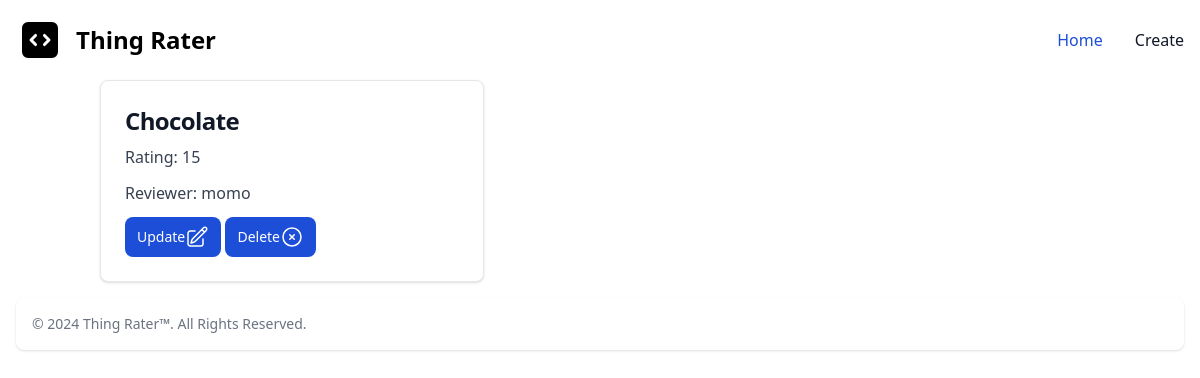
The page /4/ on the database as committed earlier.
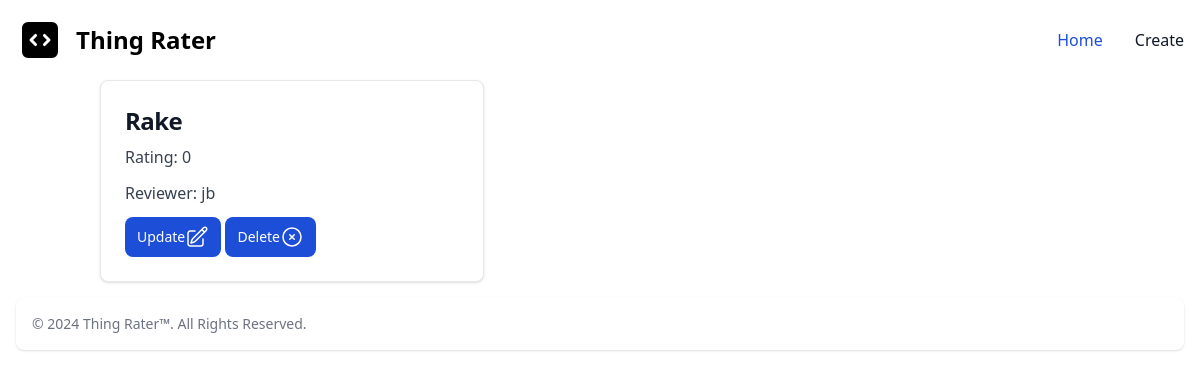
The same page on the database as committed later.
### things/models.py (models this page shows, shortened)
class Thing(models.Model):
    name = models.CharField(max_length=256)
    reviewer = models.ForeignKey(get_user_model(), on_delete=models.CASCADE)
    rating = models.IntegerField(default=0)

### things/views.py (the view)
# urls.py: path('<int:pk>/', ThingDetailView.as_view(), name='thing_detail'),
class ThingDetailView(DetailView):
    template_name = "thing_detail.html"
    model = Thing

### templates/thing_detail.html (shortened to what this page needs)
{% extends 'base.html' %}
{% block content %}
<section>
  <div class="max-w-sm p-6 bg-white border border-gray-200 rounded-lg shadow dark:bg-gray-800 dark:border-gray-700">
    <a href="#">
      <h5 class="mb-2 text-2xl font-bold tracking-tight text-gray-900 dark:text-white">{{ thing.name }}</h5>
    </a>
    <p class="mb-3 font-normal text-gray-700 dark:text-gray-400">Rating: {{ thing.rating }}</p>
    <p class="mb-3 font-normal text-gray-700 dark:text-gray-400">Reviewer: {{ thing.reviewer }}</p>
    <a href="{% url 'thing_update' thing.pk %}" class="inline-flex items-center px-3 py-2 text-sm font-medium text-center text-white bg-blue-700 rounded-lg hover:bg-blue-800 focus:ring-4 focus:outline-none focus:ring-blue-300 dark:bg-blue-600 dark:hover:bg-blue-700 dark:focus:ring-blue-800">
      Update
    </a>
    <a href="{% url 'thing_delete' thing.pk %}" class="inline-flex items-center px-3 py-2 text-sm font-medium text-center text-white bg-blue-700 rounded-lg hover:bg-blue-800 focus:ring-4 focus:outline-none focus:ring-blue-300 dark:bg-blue-600 dark:hover:bg-blue-700 dark:focus:ring-blue-800">
      Delete
      <svg xmlns="http://www.w3.org/2000/svg" fill="none" viewBox="0 0 24 24" stroke-width="1.5" stroke="currentColor" class="w-6 h-6">
        <path stroke-linecap="round" stroke-linejoin="round" d="m9.75 9.75 4.5 4.5m0-4.5-4.5 4.5M21 12a9 9 0 1 1-18 0 9 9 0 0 1 18 0Z" />
      </svg>
    </a>
  </div>
</section>
{% endblock content %}

### templates/base.html (shortened to what this page needs)
<!DOCTYPE html>
<html lang="en">
<head>
  <script src="https://cdn.tailwindcss.com"></script>
</head>
<body>
  <header>
    <nav class="bg-white border-gray-200 dark:bg-gray-900">
      <div class="max-w-screen-xl flex flex-wrap items-center justify-between mx-auto p-4">
        <a href="{% url 'thing_list' %}" class="flex items-center space-x-3 rtl:space-x-reverse">
          <span class="self-center text-2xl font-semibold whitespace-nowrap dark:text-white">Thing Rater</span>
        </a>
        <div class="hidden w-full md:block md:w-auto" id="navbar-default">
          <ul
            class="font-medium flex flex-col p-4 md:p-0 mt-4 border border-gray-100 rounded-lg bg-gray-50 md:flex-row md:space-x-8 rtl:space-x-reverse md:mt-0 md:border-0 md:bg-white dark:bg-gray-800 md:dark:bg-gray-900 dark:border-gray-700">
            <li>
              <a href="{% url 'thing_list' %}"
                class="block py-2 px-3 text-white bg-blue-700 rounded md:bg-transparent md:text-blue-700 md:p-0 dark:text-white md:dark:text-blue-500"
                aria-current="page">Home</a>
            </li>
            <li>
              <a href="{% url 'thing_create' %}"
                class="block py-2 px-3 text-gray-900 rounded hover:bg-gray-100 md:hover:bg-transparent md:border-0 md:hover:text-blue-700 md:p-0 dark:text-white md:dark:hover:text-blue-500 dark:hover:bg-gray-700 dark:hover:text-white md:dark:hover:bg-transparent">Create</a>
            </li>
          </ul>
        </div>
      </div>
    </nav>
  </header>
  <main class="w-5/6 mx-auto">
    {% block content %}{% endblock content %}
  </main>
<footer class="bg-white rounded-lg shadow m-4 dark:bg-gray-800">
  <div class="w-full mx-auto max-w-screen-xl p-4 md:flex md:items-center md:justify-between">
    <span class="text-sm text-gray-500 sm:text-center dark:text-gray-400">© 2024 <a href="https://thingrater.com/" class="hover:underline">Thing Rater™</a>. All Rights Reserved.
  </span>
  </div>
</footer>
</body>
</html>

Rows that differ between the two databases and show on the page:
changed Thing: name "Chocolate" → "Rake"; rating "15" → "0"; reviewer "momo" → "jb"
